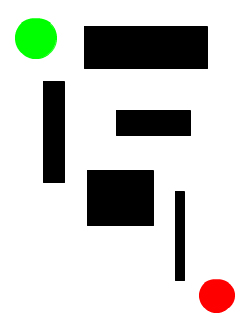
//> input picture a-star-image.jpg, 240 x 320 px
$ ./main   (built with g++ and OpenCV 4)
//> lines starting //> are read from the running program, lines starting //| are printed output that depends on the picture; after the words box and inside, x2 and y2 are one past the last pixel; in counts of white or black regions, pixels touching at a corner belong together
#include <opencv2/opencv.hpp>
#include <stack>
#include <math.h>


using namespace std;
using namespace cv;

//unsigned int microseconds = 5000;

struct bgr_color {
    int b_low;
    int b_high;
    int g_low;
    int g_high;
    int r_low;
    int r_high;
};

void init_bgrcolor(struct bgr_color &green, struct bgr_color &red) {
    green = {0, 10, 200, 255, 0, 10};
    red = {0, 10, 0, 10, 100, 255};
}

void extract_color(Mat &img, Mat &start_img, Mat &end_img,
                   vector<vector<Point> > &start_points,
                   vector<vector<Point> > &end_points,
                   struct bgr_color &green, struct bgr_color &red) {

    vector<Vec4i> start_hierarchy, end_hierarchy;
    inRange(img, Scalar(green.b_low, green.g_low, green.r_low),
            Scalar(green.b_high, green.g_high, green.r_high), start_img);

    inRange(img, Scalar(red.b_low, red.g_low, red.r_low),
            Scalar(red.b_high, red.g_high, red.r_high), end_img);

    findContours(start_img, start_points, start_hierarchy,
                 CV_RETR_TREE, CV_CHAIN_APPROX_SIMPLE, Point(0, 0));

    findContours(end_img, end_points, end_hierarchy,
                 CV_RETR_TREE, CV_CHAIN_APPROX_SIMPLE, Point(0, 0));
}

void display_images(Mat &img, Mat &start_img, Mat &end_img) {
    imshow("Area", img);
    imshow("Start", start_img);
    imshow("End", end_img);
}

Point get_centre(vector<Point> v) {
    double x = 0, y = 0;
    int s = v.size();
    for (int i = 0; i < v.size(); i++) {
        x += v[i].x * 100/s;
        y += v[i].y * 100/s;
    }
    return Point((int) x/100, (int) y/100);
}

bool is_obstacle(Mat &img, int x, int y) {
    if (!(img.at<Vec3b>(x, y)[0] >= 0 && img.at<Vec3b>(x, y)[0] <= 10))
        return false;

    if (!(img.at<Vec3b>(x, y)[1] >= 0 && img.at<Vec3b>(x, y)[1] <= 0))
        return false;

    if (!(img.at<Vec3b>(x, y)[2] >= 0 && img.at<Vec3b>(x, y)[2] <= 10))
        return false;

    return true;
}

double dist(Point p1, Point p2) {
    return sqrt(pow((p1.x - p2.x), 2) + pow((p1.y - p2.y), 2));
}

bool is_end(Point pt, Point end) {
    if (dist(pt, end) > 10)
        return false;
    else
        return true;
}

void dfs(Mat &img, Point s, Point e, stack<Point> &st) {
    int visited[1000][1000];
    st.push(s);
    visited[s.y][s.x] = 1;
    while(!st.empty()) {
        Point temp = st.top();
        st.pop();

        if (is_end(temp, e)) {
            return;
        }

        for (int i = -1; i < 2; i++) {
            for (int j = -1; j < 2; j++) {
                if (temp.x + i < 0 || temp.x + i >= img.cols)
                    continue;
                if (temp.y + j < 0 || temp.y + j >= img.rows)
                    continue;
                if (!is_obstacle(img, temp.y + j, temp.x + i) &&
                    !visited[temp.y + j][temp.x + i]) {
                    st.push(Point(temp.x + i, temp.y + j));
                    cout << temp.x + i << ", " << temp.y + j << endl;
                    visited[temp.y + j][temp.x + i] = 1;
                }
            }
        }
    	//usleep(microseconds);
    }
}

void paint_path(Mat &img, stack<Point> &st) {
    while(!st.empty()) {
        Point temp = st.top();
        st.pop();
        img.at<Vec3b>(temp.y, temp.x)[0] = 255;
        img.at<Vec3b>(temp.y, temp.x)[2] = 255;
        img.at<Vec3b>(temp.y, temp.x)[1] = 0;
        //usleep(microseconds);
    }
}

int main() {
    Mat img, start_img, end_img;
    vector<vector<Point> > start_points, end_points;
    Point start, end;
    stack<Point> path;
    struct bgr_color green, red;

    img = imread("a-star-image.jpg", CV_LOAD_IMAGE_COLOR);
//> img is the input picture: 320 rows x 240 cols, CV_8UC3; mean B, G, R 200.2, 204.7, 203.4

    init_bgrcolor(green, red);
    extract_color(img, start_img, end_img, start_points, end_points,
                  green, red);
//> in extract_color, `inRange(img, Scalar(green.b_low, green.g_low, green.r_low), Scalar(gre..`:
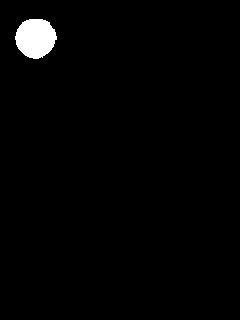
//> start_img: 320 rows x 240 cols, CV_8UC1; 1.7% white; 1 white region, box (x1, y1, x2, y2) and area: (15, 19, 57, 59) 1276
//> in extract_color, `inRange(img, Scalar(red.b_low, red.g_low, red.r_low), Scalar(red.b_hig..`:
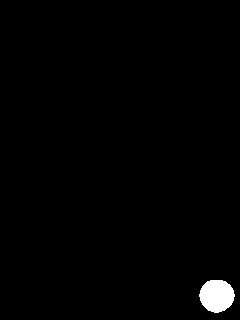
//> end_img: 320 rows x 240 cols, CV_8UC1; 1.2% white; 1 white region
//> in extract_color, `findContours(start_img, start_points, start_hierarchy, CV_RETR_TREE, C..`: start_points = 1 contour; box (x1, y1, x2, y2) and area: (15, 19, 57, 59) 1217; start_hierarchy = 1 item: [-1, -1, -1, -1]
//> in extract_color, `findContours(end_img, end_points, end_hierarchy, CV_RETR_TREE, CV_CHAI..`: end_points = 1 contour; box (x1, y1, x2, y2) and area: (199, 280, 235, 313) 860; end_hierarchy = 1 item: [-1, -1, -1, -1]

    start = get_centre(start_points[0]);
//> in get_centre, `int s = v.size();`: s = 63
//> the loop in get_centre, `for (int i = 0; i < v.size(); i++)` made 63 passes
//> (x, y) on passes 1 to 12: (46, 30), (90, 61), (131, 92), (170, 125), (208, 158), (244, 192), (278, 226), (312, 262), (342, 303), (372, 345), (398, 391), (424, 440)
//> after the loop in get_centre, `for (int i = 0; i < v.size(); i++)`: x = 3588; y = 3789
//> start = Point(35, 37)
    end = get_centre(end_points[0]);
//> the loop in get_centre (call 2), `for (int i = 0; i < v.size(); i++)` made 48 passes
//> (x, y) on passes 1 to 12: (437, 583), (872, 1168), (1303, 1753), (1723, 2348), (2143, 2945), (2561, 3545), (2979, 4147), (3395, 4751), (3811, 5361), (4225, 5973), (4639, 6589), (5055, 7207)
//> end = Point(217, 296)

    dfs(img, start, end, path);
//> in dfs, `st.push(s);`: st = 1 item
//> the loop in dfs, `while(!st.empty())` made 2105 passes
//> temp on passes 1 to 3: Point(35, 37), Point(36, 38), Point(37, 39)
//> path = 2673 items
    paint_path(img, path);
//> the loop in paint_path, `while(!st.empty())` made 2673 passes
//> temp on passes 1 to 3: Point(226, 296), Point(226, 295), Point(226, 294)
//> after the loop in paint_path, `while(!st.empty())`:
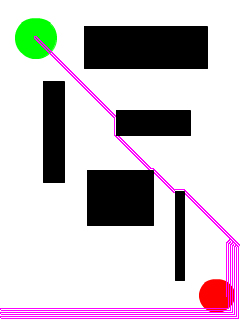
//> img: 320 rows x 240 cols, CV_8UC3; 3.48% of pixels changed, all inside (x1, y1, x2, y2) = (0, 36, 240, 319)
//> after the loop in paint_path, `while(!st.empty())`: st = 0 items
//> path = 0 items

    display_images(img, start_img, end_img);
    waitKey(0);

    return 0;
}
